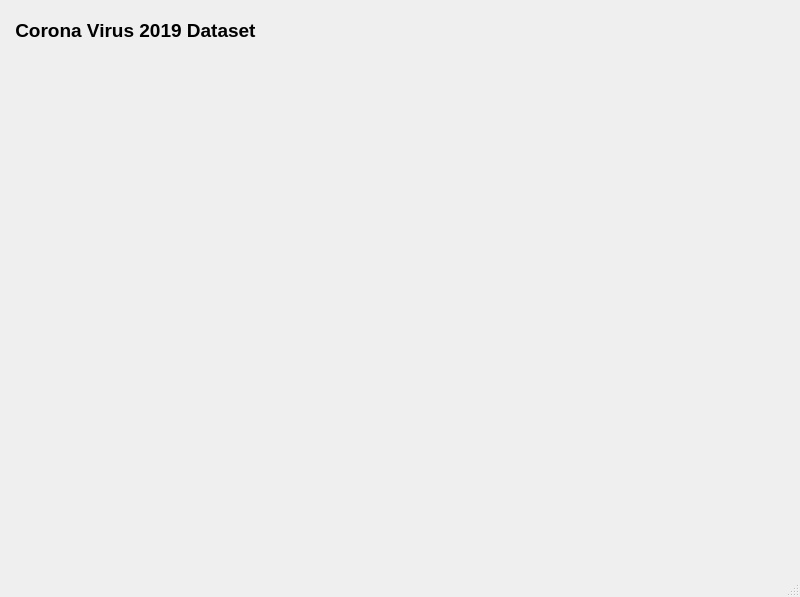
<?xml version="1.0" encoding="UTF-8"?>
<ui version="4.0">
 <class>userPage</class>
 <widget class="QMainWindow" name="userPage">
  <property name="geometry">
   <rect>
    <x>0</x>
    <y>0</y>
    <width>800</width>
    <height>597</height>
   </rect>
  </property>
  <property name="windowTitle">
   <string>MainWindow</string>
  </property>
  <widget class="QWidget" name="centralwidget">
   <widget class="QLabel" name="label">
    <property name="geometry">
     <rect>
      <x>10</x>
      <y>10</y>
      <width>351</width>
      <height>41</height>
     </rect>
    </property>
    <property name="font">
     <font>
      <pointsize>14</pointsize>
      <weight>75</weight>
      <bold>true</bold>
     </font>
    </property>
    <property name="text">
     <string> Corona Virus 2019 Dataset</string>
    </property>
   </widget>
  </widget>
  <widget class="QMenuBar" name="menubar">
   <property name="geometry">
    <rect>
     <x>0</x>
     <y>0</y>
     <width>800</width>
     <height>21</height>
    </rect>
   </property>
  </widget>
  <widget class="QStatusBar" name="statusbar"/>
 </widget>
 <resources/>
 <connections/>
</ui>
